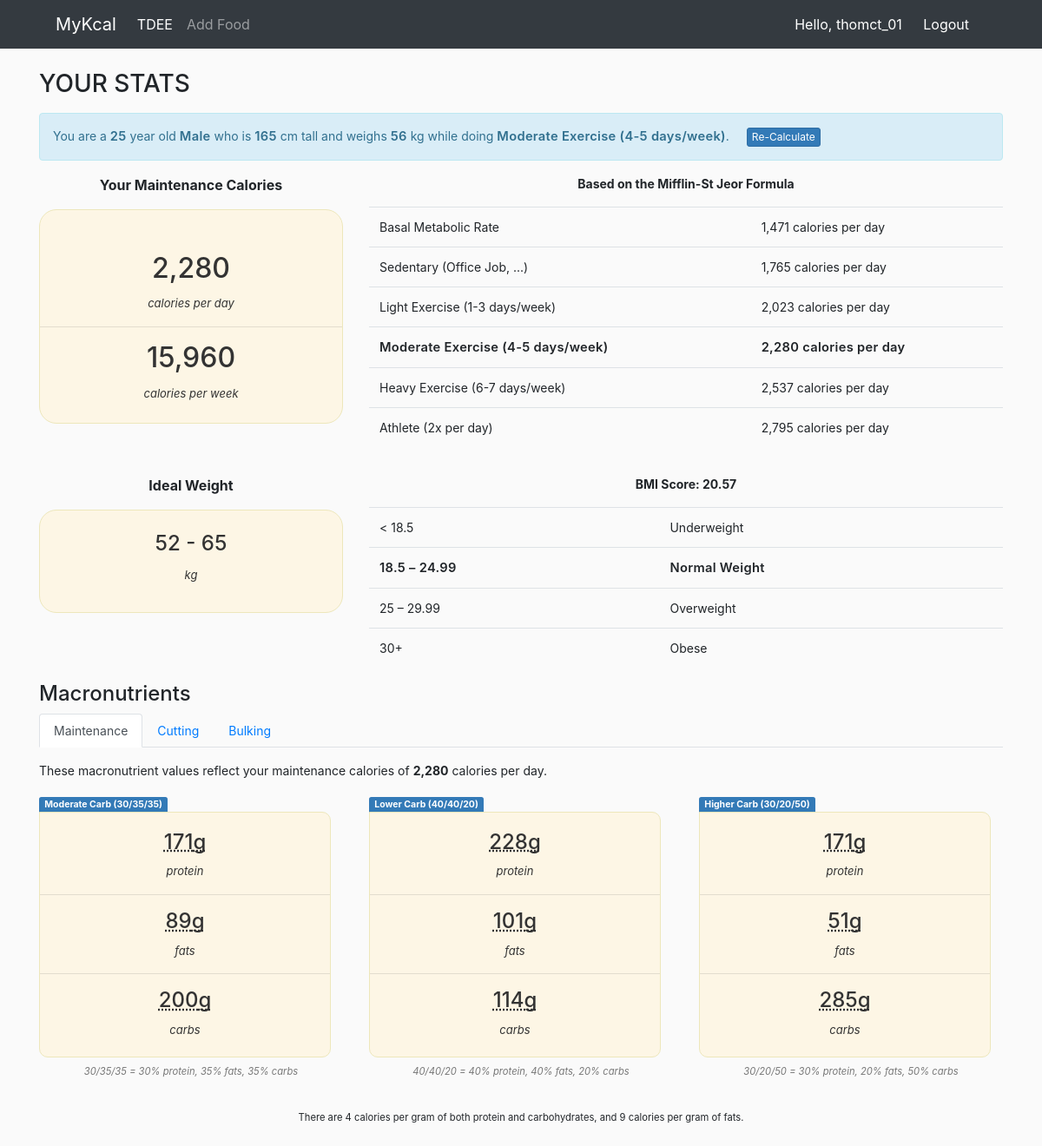
/profile/ (signed in), run on the app's committed database.
### MyKcal/models.py (models this page shows, shortened)
class UserProfile(models.Model):
    user = models.OneToOneField(User, on_delete=models.CASCADE, primary_key=True)
    GENDER_CHOICES = (
      ('Male', 'Male'),
      ('Female', 'Female'),
    )
    gender = models.CharField(max_length=10, choices=GENDER_CHOICES)
    age=models.IntegerField()
    weight=models.IntegerField()
    height=models.IntegerField()
    activity=models.ForeignKey(Activity, on_delete=models.CASCADE)
    calories=models.IntegerField(default=0, blank=True)

class Activity(models.Model):
    ACTIVITIES_CHOICES=(
      ('Sedentary (Office Job, ...)','Sedentary (Office Job, ...)'),
      ('Light Exercise (1-3 days/week)','Light Exercise (1-3 days/week)'),
      ('Moderate Exercise (4-5 days/week)','Moderate Exercise (4-5 days/week)'),
      ('Heavy Exercise (6-7 days/week)','Heavy Exercise (6-7 days/week)'),
      ('Athlete (2x per day)','Athlete (2x per day)'),
    )
    name=models.CharField(max_length=50, choices=ACTIVITIES_CHOICES)
    score=models.DecimalField(max_digits=5, decimal_places=3)

### MyKcal/views.py (the view)
# urls.py: path('profile/', views.profile, name='profile'),
@login_required(login_url='login')
def profile(request):
    try:
        profile = UserProfile.objects.get(user_id = request.user.id)
    except UserProfile.DoesNotExist:
        return redirect('createProfile')
    bmr_base = round((10*profile.weight) + (6.25*profile.height) - (5*profile.age))
    bmr = bmr_base + 5 if profile.gender == 'Male' else bmr_base - 161
    calories_day = round(bmr*profile.activity.score)
    calories_day_format = '{:,}'.format(calories_day)
    calories_week = calories_day*7
    activities = []
    for act in Activity.objects.all():
        activities.append({
            'id': act.id,
            'name': act.name,
            'calories': '{:,}'.format(round(bmr*act.score)),
        })
    max_h = profile.height if profile.height < 100 else profile.height - 100
    min_h = round(max_h*0.8)
    bmi = round((profile.weight*10000)/(profile.height*profile.height), 2)
    cutting_calories = calories_day - 500
    cutting_calories_format = '{:,}'.format(cutting_calories)
    bulking_calories = calories_day + 500
    bulking_calories_format = '{:,}'.format(bulking_calories)
    context = {
        'profile': profile,
        'calories': {
            'day': calories_day_format,
            'week': '{:,}'.format(calories_week),
        },
        'bmr': '{:,}'.format(bmr),
        'activities': activities,
        'weight': {'max':  max_h, 'min': min_h},
        'bmi': bmi,
        'bmi_scores': [
            {'name': 'Underweight', 'score': '< 18.5', 'valid': bmi < 18.5},
            {'name': 'Normal Weight', 'score': '18.5 – 24.99', 'valid': 18.5 <= bmi<=  24.99},
            {'name': 'Overweight', 'score': '25 – 29.99', 'valid': 25 <= bmi <= 29.99},
            {'name': 'Obese', 'score': '30+', 'valid': bmi > 30},
        ],
        'macros': [
            {
                'name': 'maintenance',
                'intro': f'These macronutrient values reflect your maintenance calories of <strong>{calories_day_format}</strong> calories per day.',
                'data': getMacrosData(calories_day),
            },
            {
                'name': 'cutting',
                'intro': f'These macronutrient values reflect your cutting calories of <strong>{cutting_calories_format}</strong> calories per day, which is a <strong>500</strong> calorie per day deficit from your maintenance of <strong>{calories_day_format}</strong> calories per day.',
                'data': getMacrosData(cutting_calories),
            },
            {
                'name': 'bulking',
                'intro': f'These macronutrient values reflect your bulking calories of <strong>{bulking_calories_format}</strong> calories per day, which is <strong>+500</strong> calories per day from your maintenance of <strong>{calories_day_format}</strong> calories per day.',
                'data': getMacrosData(bulking_calories),
            }
        ]
    }
    return render(request, 'profile/profile.html', context)

### MyKcal/helpers.py (called while the page is built)
def getMacrosData(calories_day):
  return [
    {
      'name': 'Moderate Carb (30/35/35)',
      'protein': round((calories_day*0.3)/4),
      'fats': round((calories_day*0.35)/9),
      'carbs': round((calories_day*0.35)/4),
      'explain': '30/35/35 = 30% protein, 35% fats, 35% carbs'
    },
    {
      'name': 'Lower Carb (40/40/20)',
      'protein': round((calories_day*0.4)/4),
      'fats': round((calories_day*0.4)/9),
      'carbs': round((calories_day*0.2)/4),
      'explain': '40/40/20 = 40% protein, 40% fats, 20% carbs'
    },
    {
      'name': 'Higher Carb (30/20/50)',
      'protein': round((calories_day*0.3)/4),
      'fats': round((calories_day*0.2)/9),
      'carbs': round((calories_day*0.5)/4),
      'explain': '30/20/50 = 30% protein, 20% fats, 50% carbs'
    }
  ]

### MyKcal/templates/profile/profile.html (shortened to what this page needs)
{% load static %}
<!DOCTYPE html>
<html lang="en">
  <head>
    <link rel="stylesheet" href="https://stackpath.bootstrapcdn.com/bootstrap/4.5.0/css/bootstrap.min.css"
0>
  </head>
  <body>
    {% include 'nav.html' %}
    <div class="container">
      {% block content %}
        <div class="tdee-caculator my-4">
          <h3>YOUR STATS</h3>
          <div class="summary-input my-3">
            You are a <span class="hightlight">{{ profile.age }}</span> year old <span class="hightlight">{{ profile.gender }}</span> who is <span class="hightlight">{{ profile.height }}</span> cm tall and weighs <span class="hightlight">{{ profile.weight }}</span> kg while doing <span class="hightlight">{{ profile.activity.name }}</span>.
            <a class="btn btn-primary btn-xs ml-3" href="{% url 'updateProfile' id=profile.pk %}">Re-Calculate</a>
          </div>
          <div class="row gx-4 mb-3">
            <div class="col-4">
              <p class="mb-3 font-weight-bold text-center">Your Maintenance Calories</p>
              <div class="h-75 maintenance-calories">
                <div class="pt-5">
                  <h2>{{ calories.day }}</h2>
                  <span class="cals">calories per day</span>
                </div>
                <hr>
                <div class="">
                  <h2>{{ calories.week }}</h2>
                  <span class="cals">calories per week</span>
                </div>
              </div>
            </div>
            <div class="col-8 tdee-table">
              <p class="mb-3 font-weight-bold text-center">Based on the Mifflin-St Jeor Formula</p>
              <table class="table">
                <tbody>
                  <tr>
                    <td>Basal Metabolic Rate</td>
                    <td>{{ bmr }} calories per day</td>
                  </tr>
                  {% for activity in activities %}
                    <tr {% if activity.id == profile.activity_id %}class="hightlight"{% endif %}>
                      <td>{{activity.name}} </td>
                      <td>{{activity.calories}} calories per day</td>
                    </tr>
                  {% endfor %}
                </tbody>
              </table>
            </div>
          </div>
          <div class="row gx-4">
            <div class="col-4 ideal-weigh">
              <p class="mb-3 font-weight-bold text-center">Ideal Weight</p>
              <div class="h-50 text-center maintenance-calories py-4">
                <h4>{{weight.min}} - {{weight.max}} </h4>
                <span class="cals">kg</span>
              </div>
            </div>
            <div class="col-8 bmi-table">
              <p class="mb-3 font-weight-bold text-center">BMI Score: {{bmi}}</p>
              <table class="table">
                <tbody>
                  {% for sco in bmi_scores %}
                    <tr {% if sco.valid %}class="hightlight"{% endif %}>
                      <td>{{sco.score}}</td>
                      <td>{{sco.name}} </td>
                    </tr>
                  {% endfor %}
                </tbody>
              </table>
            </div>
          </div>
          <div class="macronutrients">
            <h4>Macronutrients</h4>
            <ul class="nav nav-tabs mb-3" id="macro-tabs">
              <li class="nav-item">
                <a class="nav-link active" href="#maintenance" aria-controls="maintenance" role="tab" data-toggle="tab" aria-expanded="true">Maintenance</a>
              </li>
              <li class="nav-item">
                <a class="nav-link" href="#cutting" aria-controls="cutting" role="tab" data-toggle="tab" aria-expanded="false">Cutting</a>
              </li>
              <li class="nav-item">
                <a class="nav-link" href="#bulking" aria-controls="bulking" role="tab" data-toggle="tab" aria-expanded="false">Bulking</a>
              </li>
            </ul>
            <div class="tab-content">
              {% for macro in macros %}
                <div role="tabpanel" class="tab-pane {% if macro.name == 'maintenance' %}active{% endif %}" id={{macro.name}}>
                  <p>{{macro.intro | safe}}</p>
                  <div class="row">
                    {% for diet in macro.data %}
                      <div class="col-sm-4">
                        <span class="label label-primary text-center type">{{diet.name}}</span>
                        <div class="macrobox">
                          <div>
                            <h4><abbr title="calories">{{diet.protein}}g</abbr></h4>
                            <span class="cals">protein</span>
                          </div>
                          <hr>
                          <div>
                            <h4><abbr title="calories">{{diet.fats}}g</abbr></h4>
                            <span class="cals">fats</span>
                          </div>
                          <hr>
                          <div>
                            <h4><abbr title="calories">{{diet.carbs}}g</abbr></h4>
                            <span class="cals">carbs</span>
                          </div>
                        </div>
                        <p class="mt-1 text-center explain">
                          <small>{{diet.explain}}</small>
                        </p>
                      </div>
                    {% endfor %}
                  </div>
              </div>
              {% endfor %}
            </div>
            <p class="mt-3 text-center">
              <small>There are 4 calories per gram of both protein and carbohydrates, and 9 calories per gram of fats.</small>
            </p>
          </div>
        </div>
      {% endblock %}
    </div>
  </body>
</html>

### MyKcal/templates/nav.html (shortened to what this page needs)
{% load static %}
<nav class="navbar navbar-expand-lg navbar-dark bg-dark">
  <a class="navbar-brand ml-5" href="{% url 'home' %}">MyKcal</a>
  <div class="collapse navbar-collapse" id="navbarNavAltMarkup">
    <div class="navbar-nav">
      {% if request.user.pk %}
        <a class="nav-item nav-link active" href="{% url 'profile' %}">TDEE<span class="sr-only">(current)</span></a>
        <a class="nav-item nav-link" href={% url 'addFood' %}>Add Food</a>
      {% endif %}
    </div>
  </div>
  <div class="mr-5">
    {% if request.user.pk %}
      <span class="hello-msg">Hello, {{request.user}}</span>
      <span >
        <a class="hello-msg" href="{% url 'logout' %}">Logout</a>
      </span>
    {% else %}
      <span >
        <a class="hello-msg" href="{% url 'login' %}">Login</a>
      </span>
    {% endif %}
  </div>
</nav>

### MyKcal/templates/profile/profile.html (style rules this page uses)
body { background-color: #FAFAFA; }
.summary-input { padding: 15px; margin-bottom: 20px; border: 1px solid transparent; border-radius: 4px; color: #31708f; background-color: #d9edf7; border-color: #bce8f1; font-size: 14px; }
.btn-xs { padding: 1px 5px; font-size: 12px; line-height: 1.5; border-radius: 3px; color: #fff; background-color: #337ab7; border-color: #2e6da4; }
.maintenance-calories { background: #fdf6e5; color: #333; position: relative; border-radius: 20px; text-align: center; border: 1px solid #ede7bb; }
.cals { font-size: 13px; font-style: italic; }
.tdee-table, .bmi-table { font-size: 14px; }
.hightlight { font-weight: 600; font-size: 105%; letter-spacing: 0.3px; }
.macronutrients { font-size: 14px; }
.tab-content .label { border-bottom-left-radius: 0px; border-bottom-right-radius: 0px; padding: 0.2em 0.6em 0.4em; }
.label-primary { background-color: #337ab7; }
.label { font-size: 75%; font-weight: 700; line-height: 1; color: #fff; text-align: center; white-space: nowrap; vertical-align: baseline; border-radius: 0.25em; }
.macrobox { background: #fdf6e5; width: 96%; color: #333; position: relative; border-bottom-left-radius: 10px; border-bottom-right-radius: 10px; border-top-right-radius: 10px; text-align: center; border: 1px solid #ede7bb; padding-left: 0; padding-right: 0; padding-top: 20px; padding-bottom: 20px; }
.explain { color: #777; font-style: italic; }

### MyKcal/templates/nav.html (style rules this page uses)
.hello-msg { margin-right: 20px; color: white; }

### data on the page
UserProfile: age "25", gender "Male", height "165", weight "56", activity.name "Moderate Exercise (4-5 days/week)"
Activity: name "Sedentary (Office Job, ...)"
Activity: name "Light Exercise (1-3 days/week)"
Activity: name "Moderate Exercise (4-5 days/week)"
Activity: name "Heavy Exercise (6-7 days/week)"
Activity: name "Athlete (2x per day)"

### other printed values
{{ request.user }} "thomct_01"
{{ calories.day }} "2,280"
{{ calories.week }} "15,960"
{{ bmr }} "1,471"
{{ activity.calories }} "1,765" "2,023" "2,280" "2,537" "2,795"
{{ weight.min }} "52"
{{ weight.max }} "65"
{{ bmi }} "20.57"
{{ sco.score }} "< 18.5" "18.5 – 24.99" "25 – 29.99" "30+"
{{ sco.name }} "Underweight" "Normal Weight" "Overweight" "Obese"
{{ macro.intro | safe }} "These macronutrient values reflect your maintenance calories of 2,280 calories per day."
{{ diet.name }} "Moderate Carb (30/35/35)" "Lower Carb (40/40/20)" "Higher Carb (30/20/50)"
{{ diet.protein }} "171" "228" "171"
{{ diet.fats }} "89" "101" "51"
{{ diet.carbs }} "200" "114" "285"
